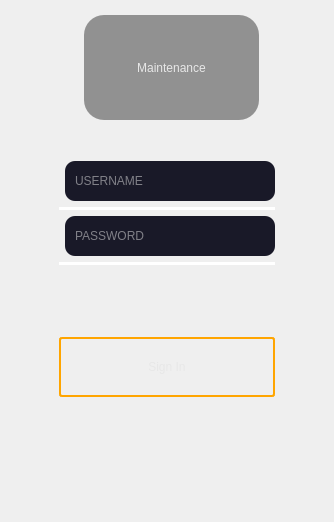
<?xml version="1.0" encoding="UTF-8"?>
<ui version="4.0">
 <class>login</class>
 <widget class="QDialog" name="login">
  <property name="geometry">
   <rect>
    <x>0</x>
    <y>0</y>
    <width>334</width>
    <height>522</height>
   </rect>
  </property>
  <property name="windowTitle">
   <string>Dialog</string>
  </property>
  <widget class="QWidget" name="layoutWidget">
   <property name="geometry">
    <rect>
     <x>0</x>
     <y>0</y>
     <width>334</width>
     <height>520</height>
    </rect>
   </property>
   <layout class="QHBoxLayout" name="horizontalLayout_3" stretch="1">
    <property name="spacing">
     <number>0</number>
    </property>
    <item>
     <widget class="QWidget" name="widget" native="true">
      <property name="maximumSize">
       <size>
        <width>16777215</width>
        <height>16777215</height>
       </size>
      </property>
      <property name="styleSheet">
       <string notr="true">.QWidget{
	border-image: url(:/picture/projectLogo.png);
}

</string>
      </property>
      <layout class="QVBoxLayout" name="verticalLayout_2">
       <property name="leftMargin">
        <number>9</number>
       </property>
       <property name="topMargin">
        <number>0</number>
       </property>
       <property name="rightMargin">
        <number>0</number>
       </property>
       <property name="bottomMargin">
        <number>0</number>
       </property>
       <item>
        <layout class="QVBoxLayout" name="verticalLayout_3">
         <property name="topMargin">
          <number>15</number>
         </property>
         <item alignment="Qt::AlignHCenter|Qt::AlignVCenter">
          <widget class="QLabel" name="label">
           <property name="minimumSize">
            <size>
             <width>175</width>
             <height>105</height>
            </size>
           </property>
           <property name="styleSheet">
            <string notr="true">font: 700 20pt &quot;Segoe Script&quot;;
color: rgb(231, 231, 231);
border-radius:20px;
background-color:rgba(0,0,0,100);</string>
           </property>
           <property name="text">
            <string>Maintenance</string>
           </property>
           <property name="alignment">
            <set>Qt::AlignCenter</set>
           </property>
          </widget>
         </item>
         <item>
          <layout class="QFormLayout" name="formLayout_2">
           <property name="leftMargin">
            <number>50</number>
           </property>
           <property name="topMargin">
            <number>35</number>
           </property>
           <property name="rightMargin">
            <number>59</number>
           </property>
           <item row="1" column="1">
            <widget class="QLineEdit" name="username_LineEdit">
             <property name="minimumSize">
              <size>
               <width>0</width>
               <height>40</height>
              </size>
             </property>
             <property name="styleSheet">
              <string notr="true">QLineEdit {
                                                                color: rgb(231, 231, 231);
                                                                font: 15pt &quot;Verdana&quot;;
                                                                border: None;
                                                                border-bottom-color: white;
                                                                border-radius: 10px;
                                                                padding: 0 8px;
                                                                background: rgb(25, 25, 40);
                                                                selection-background-color: darkgray;
                                                                }</string>
             </property>
             <property name="placeholderText">
              <string>USERNAME</string>
             </property>
            </widget>
           </item>
           <item row="3" column="0" colspan="2">
            <widget class="Line" name="line">
             <property name="styleSheet">
              <string notr="true">border: 2px solid white;</string>
             </property>
             <property name="orientation">
              <enum>Qt::Horizontal</enum>
             </property>
            </widget>
           </item>
           <item row="4" column="1">
            <widget class="QLineEdit" name="password_LineEdit">
             <property name="minimumSize">
              <size>
               <width>0</width>
               <height>40</height>
              </size>
             </property>
             <property name="styleSheet">
              <string notr="true">QLineEdit {
                                                                color: rgb(231, 231, 231);
                                                                font: 15pt &quot;Verdana&quot;;
                                                                border: None;
                                                                border-bottom-color: white;
                                                                border-radius: 10px;
                                                                padding: 0 8px;
                                                                background: rgb(25, 25, 40);
                                                                selection-background-color: darkgray;
                                                                }</string>
             </property>
             <property name="text">
              <string/>
             </property>
             <property name="echoMode">
              <enum>QLineEdit::Password</enum>
             </property>
             <property name="placeholderText">
              <string>PASSWORD</string>
             </property>
            </widget>
           </item>
           <item row="5" column="0" colspan="2">
            <widget class="Line" name="line_3">
             <property name="styleSheet">
              <string notr="true">border: 2px solid white;</string>
             </property>
             <property name="orientation">
              <enum>Qt::Horizontal</enum>
             </property>
            </widget>
           </item>
           <item row="6" column="0" colspan="2">
            <spacer name="verticalSpacer">
             <property name="orientation">
              <enum>Qt::Vertical</enum>
             </property>
             <property name="sizeHint" stdset="0">
              <size>
               <width>20</width>
               <height>60</height>
              </size>
             </property>
            </spacer>
           </item>
           <item row="7" column="0" colspan="2">
            <widget class="QPushButton" name="login_pushButton">
             <property name="sizePolicy">
              <sizepolicy hsizetype="Minimum" vsizetype="Fixed">
               <horstretch>0</horstretch>
               <verstretch>0</verstretch>
              </sizepolicy>
             </property>
             <property name="minimumSize">
              <size>
               <width>0</width>
               <height>60</height>
              </size>
             </property>
             <property name="autoFillBackground">
              <bool>false</bool>
             </property>
             <property name="styleSheet">
              <string notr="true">color: rgb(231, 231, 231);
                                                                font: 17pt &quot;Verdana&quot;;
                                                                border: 2px solid orange;
                                                                padding: 5px;
                                                                border-radius: 3px;
                                                                opacity: 200;
                                                            </string>
             </property>
             <property name="text">
              <string>Sign In</string>
             </property>
             <property name="autoDefault">
              <bool>false</bool>
             </property>
             <property name="default">
              <bool>false</bool>
             </property>
             <property name="flat">
              <bool>false</bool>
             </property>
            </widget>
           </item>
          </layout>
         </item>
         <item>
          <spacer name="verticalSpacer_2">
           <property name="orientation">
            <enum>Qt::Vertical</enum>
           </property>
           <property name="sizeHint" stdset="0">
            <size>
             <width>20</width>
             <height>40</height>
            </size>
           </property>
          </spacer>
         </item>
        </layout>
       </item>
      </layout>
     </widget>
    </item>
   </layout>
  </widget>
 </widget>
 <resources/>
 <connections/>
</ui>
